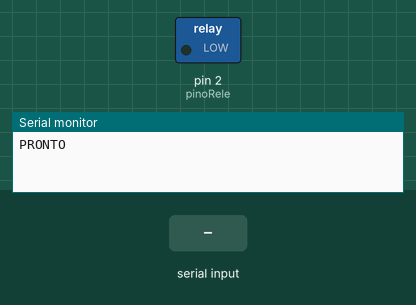
This sketch was run on a simulated Arduino Uno, built with avr-gcc and run on an emulated ATmega328P. Shown: switched loads named in the sketch (green lamp = pin HIGH), the last lines printed to the serial monitor. The test bench sets the inputs (shaded band).

Above: at 1.2 s.
1.3 s: "a" received over Serial
At 1.9 s:
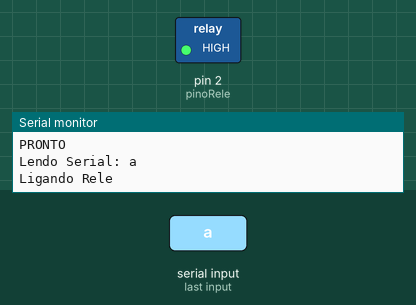
2.8 s: "b" received over Serial
At 4.2 s:
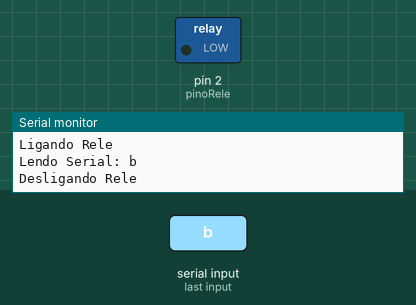
Timing chart, 0 to 5.8 s (numbered marks = the images above; inputs shaded):
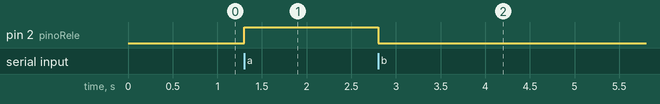

The sketch:

Comando_Por_Rele.ino
```cpp
const int pinoRele = 2; //PINO DIGITAL UTILIZADO PELO MÓDULO RELÉ
int statusLamp = 0; //VARIÁVEL QUE CONTROLA O ESTADO DO MÓDULO RELÉ (LIGADO / DESLIGADO)
char a1;

void setup(){
  pinMode(pinoRele, OUTPUT); //DEFINE O PINO COMO SAÍDA
  digitalWrite(pinoRele, LOW); //MÓDULO RELÉ INICIA DESLIGADO
  Serial.begin(9600);
  Serial.println("PRONTO");
}
void loop(){
  if(Serial.available()>0)
  {
     a1 = Serial.read();
     Serial.print("Lendo Serial: ");
     Serial.println(a1);
  }

  if(a1 == 'a')
  {
    digitalWrite(pinoRele, HIGH); //LIGA O MÓDULO RELÉ (LÂMPADA ACENDE)
    statusLamp = 1;
    Serial.println("Ligando Rele");
    delay(200);
  }
  else if (a1 == 'b')
  {
    digitalWrite(pinoRele, LOW); //DESLIGA O MÓDULO RELÉ (LÂMPADA APAGA)
    statusLamp = 0;
    Serial.println("Desligando Rele");
    delay(200);
  }

  a1 = 0; //Limpa a variavel

}
```

Measured:
- after the input at 1.3 s, pin 2 (pinoRele): LOW → HIGH at once
- after the input at 2.8 s, pin 2 (pinoRele): HIGH → LOW at once
